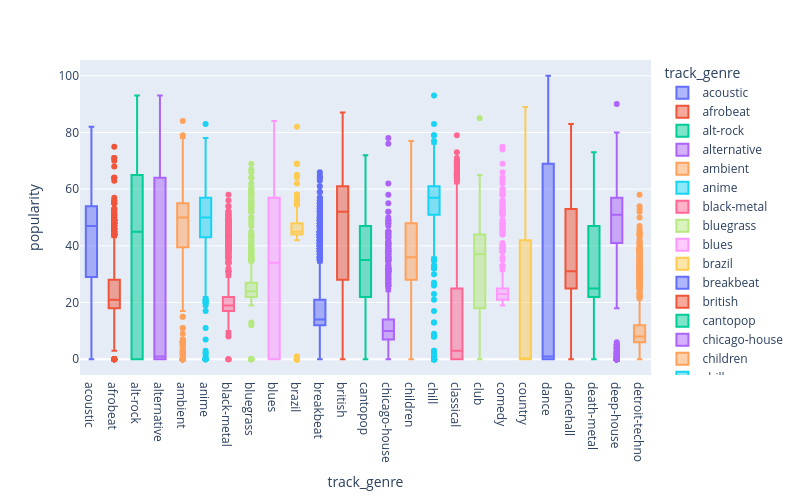

Notebook code cell kept with this figure:
### Code cell
# Import Exploratory Data Analysis's genre_plot method to plot the popularity vs genre
from eda import genre_plot

fig = genre_plot('spotify_dataset.db', genres[:25], 'popularity')
fig.update_layout(width = 800, height = 500)
fig

### Figure 1 — Plotly figure (JSON) as saved in the notebook; plotly's stock layout.template omitted (floating-point values rounded to 4 significant figures; data arrays with more than 128 entries replaced by an {"elided": "..."} marker saying what was removed)
{"data": [{"alignmentgroup": "True", "hovertemplate": "track_genre=%{x}<br>popularity=%{y}<extra></extra>", "legendgroup": "acoustic", "marker": {"color": "#636efa"}, "name": "acoustic", "notched": false, "offsetgroup": "acoustic", "orientation": "v", "showlegend": true, "type": "box", "x": {"elided": "1000 str values"}, "x0": " ", "xaxis": "x", "y": {"elided": "1000 int values"}, "y0": " ", "yaxis": "y"}, {"alignmentgroup": "True", "hovertemplate": "track_genre=%{x}<br>popularity=%{y}<extra></extra>", "legendgroup": "afrobeat", "marker": {"color": "#EF553B"}, "name": "afrobeat", "notched": false, "offsetgroup": "afrobeat", "orientation": "v", "showlegend": true, "type": "box", "x": {"elided": "1000 str values"}, "x0": " ", "xaxis": "x", "y": {"elided": "1000 int values"}, "y0": " ", "yaxis": "y"}, {"alignmentgroup": "True", "hovertemplate": "track_genre=%{x}<br>popularity=%{y}<extra></extra>", "legendgroup": "alt-rock", "marker": {"color": "#00cc96"}, "name": "alt-rock", "notched": false, "offsetgroup": "alt-rock", "orientation": "v", "showlegend": true, "type": "box", "x": {"elided": "1000 str values"}, "x0": " ", "xaxis": "x", "y": {"elided": "1000 int values"}, "y0": " ", "yaxis": "y"}, {"alignmentgroup": "True", "hovertemplate": "track_genre=%{x}<br>popularity=%{y}<extra></extra>", "legendgroup": "alternative", "marker": {"color": "#ab63fa"}, "name": "alternative", "notched": false, "offsetgroup": "alternative", "orientation": "v", "showlegend": true, "type": "box", "x": {"elided": "1000 str values"}, "x0": " ", "xaxis": "x", "y": {"elided": "1000 int values"}, "y0": " ", "yaxis": "y"}, {"alignmentgroup": "True", "hovertemplate": "track_genre=%{x}<br>popularity=%{y}<extra></extra>", "legendgroup": "ambient", "marker": {"color": "#FFA15A"}, "name": "ambient", "notched": false, "offsetgroup": "ambient", "orientation": "v", "showlegend": true, "type": "box", "x": {"elided": "1000 str values"}, "x0": " ", "xaxis": "x", "y": {"elided": "1000 int values"}, "y0": " ", "yaxis": "y"}, {"alignmentgroup": "True", "hovertemplate": "track_genre=%{x}<br>popularity=%{y}<extra></extra>", "legendgroup": "anime", "marker": {"color": "#19d3f3"}, "name": "anime", "notched": false, "offsetgroup": "anime", "orientation": "v", "showlegend": true, "type": "box", "x": {"elided": "1000 str values"}, "x0": " ", "xaxis": "x", "y": {"elided": "1000 int values"}, "y0": " ", "yaxis": "y"}, {"alignmentgroup": "True", "hovertemplate": "track_genre=%{x}<br>popularity=%{y}<extra></extra>", "legendgroup": "black-metal", "marker": {"color": "#FF6692"}, "name": "black-metal", "notched": false, "offsetgroup": "black-metal", "orientation": "v", "showlegend": true, "type": "box", "x": {"elided": "1000 str values"}, "x0": " ", "xaxis": "x", "y": {"elided": "1000 int values"}, "y0": " ", "yaxis": "y"}, {"alignmentgroup": "True", "hovertemplate": "track_genre=%{x}<br>popularity=%{y}<extra></extra>", "legendgroup": "bluegrass", "marker": {"color": "#B6E880"}, "name": "bluegrass", "notched": false, "offsetgroup": "bluegrass", "orientation": "v", "showlegend": true, "type": "box", "x": {"elided": "1000 str values"}, "x0": " ", "xaxis": "x", "y": {"elided": "1000 int values"}, "y0": " ", "yaxis": "y"}, {"alignmentgroup": "True", "hovertemplate": "track_genre=%{x}<br>popularity=%{y}<extra></extra>", "legendgroup": "blues", "marker": {"color": "#FF97FF"}, "name": "blues", "notched": false, "offsetgroup": "blues", "orientation": "v", "showlegend": true, "type": "box", "x": {"elided": "1000 str values"}, "x0": " ", "xaxis": "x", "y": {"elided": "1000 int values"}, "y0": " ", "yaxis": "y"}, {"alignmentgroup": "True", "hovertemplate": "track_genre=%{x}<br>popularity=%{y}<extra></extra>", "legendgroup": "brazil", "marker": {"color": "#FECB52"}, "name": "brazil", "notched": false, "offsetgroup": "brazil", "orientation": "v", "showlegend": true, "type": "box", "x": {"elided": "1000 str values"}, "x0": " ", "xaxis": "x", "y": {"elided": "1000 int values"}, "y0": " ", "yaxis": "y"}, {"alignmentgroup": "True", "hovertemplate": "track_genre=%{x}<br>popularity=%{y}<extra></extra>", "legendgroup": "breakbeat", "marker": {"color": "#636efa"}, "name": "breakbeat", "notched": false, "offsetgroup": "breakbeat", "orientation": "v", "showlegend": true, "type": "box", "x": {"elided": "1000 str values"}, "x0": " ", "xaxis": "x", "y": {"elided": "1000 int values"}, "y0": " ", "yaxis": "y"}, {"alignmentgroup": "True", "hovertemplate": "track_genre=%{x}<br>popularity=%{y}<extra></extra>", "legendgroup": "british", "marker": {"color": "#EF553B"}, "name": "british", "notched": false, "offsetgroup": "british", "orientation": "v", "showlegend": true, "type": "box", "x": {"elided": "1000 str values"}, "x0": " ", "xaxis": "x", "y": {"elided": "1000 int values"}, "y0": " ", "yaxis": "y"}, {"alignmentgroup": "True", "hovertemplate": "track_genre=%{x}<br>popularity=%{y}<extra></extra>", "legendgroup": "cantopop", "marker": {"color": "#00cc96"}, "name": "cantopop", "notched": false, "offsetgroup": "cantopop", "orientation": "v", "showlegend": true, "type": "box", "x": {"elided": "1000 str values"}, "x0": " ", "xaxis": "x", "y": {"elided": "1000 int values"}, "y0": " ", "yaxis": "y"}, {"alignmentgroup": "True", "hovertemplate": "track_genre=%{x}<br>popularity=%{y}<extra></extra>", "legendgroup": "chicago-house", "marker": {"color": "#ab63fa"}, "name": "chicago-house", "notched": false, "offsetgroup": "chicago-house", "orientation": "v", "showlegend": true, "type": "box", "x": {"elided": "1000 str values"}, "x0": " ", "xaxis": "x", "y": {"elided": "1000 int values"}, "y0": " ", "yaxis": "y"}, {"alignmentgroup": "True", "hovertemplate": "track_genre=%{x}<br>popularity=%{y}<extra></extra>", "legendgroup": "children", "marker": {"color": "#FFA15A"}, "name": "children", "notched": false, "offsetgroup": "children", "orientation": "v", "showlegend": true, "type": "box", "x": {"elided": "1000 str values"}, "x0": " ", "xaxis": "x", "y": {"elided": "1000 int values"}, "y0": " ", "yaxis": "y"}, {"alignmentgroup": "True", "hovertemplate": "track_genre=%{x}<br>popularity=%{y}<extra></extra>", "legendgroup": "chill", "marker": {"color": "#19d3f3"}, "name": "chill", "notched": false, "offsetgroup": "chill", "orientation": "v", "showlegend": true, "type": "box", "x": {"elided": "1000 str values"}, "x0": " ", "xaxis": "x", "y": {"elided": "1000 int values"}, "y0": " ", "yaxis": "y"}, {"alignmentgroup": "True", "hovertemplate": "track_genre=%{x}<br>popularity=%{y}<extra></extra>", "legendgroup": "classical", "marker": {"color": "#FF6692"}, "name": "classical", "notched": false, "offsetgroup": "classical", "orientation": "v", "showlegend": true, "type": "box", "x": {"elided": "1000 str values"}, "x0": " ", "xaxis": "x", "y": {"elided": "1000 int values"}, "y0": " ", "yaxis": "y"}, {"alignmentgroup": "True", "hovertemplate": "track_genre=%{x}<br>popularity=%{y}<extra></extra>", "legendgroup": "club", "marker": {"color": "#B6E880"}, "name": "club", "notched": false, "offsetgroup": "club", "orientation": "v", "showlegend": true, "type": "box", "x": {"elided": "1000 str values"}, "x0": " ", "xaxis": "x", "y": {"elided": "1000 int values"}, "y0": " ", "yaxis": "y"}, {"alignmentgroup": "True", "hovertemplate": "track_genre=%{x}<br>popularity=%{y}<extra></extra>", "legendgroup": "comedy", "marker": {"color": "#FF97FF"}, "name": "comedy", "notched": false, "offsetgroup": "comedy", "orientation": "v", "showlegend": true, "type": "box", "x": {"elided": "1000 str values"}, "x0": " ", "xaxis": "x", "y": {"elided": "1000 int values"}, "y0": " ", "yaxis": "y"}, {"alignmentgroup": "True", "hovertemplate": "track_genre=%{x}<br>popularity=%{y}<extra></extra>", "legendgroup": "country", "marker": {"color": "#FECB52"}, "name": "country", "notched": false, "offsetgroup": "country", "orientation": "v", "showlegend": true, "type": "box", "x": {"elided": "1000 str values"}, "x0": " ", "xaxis": "x", "y": {"elided": "1000 int values"}, "y0": " ", "yaxis": "y"}, {"alignmentgroup": "True", "hovertemplate": "track_genre=%{x}<br>popularity=%{y}<extra></extra>", "legendgroup": "dance", "marker": {"color": "#636efa"}, "name": "dance", "notched": false, "offsetgroup": "dance", "orientation": "v", "showlegend": true, "type": "box", "x": {"elided": "1000 str values"}, "x0": " ", "xaxis": "x", "y": {"elided": "1000 int values"}, "y0": " ", "yaxis": "y"}, {"alignmentgroup": "True", "hovertemplate": "track_genre=%{x}<br>popularity=%{y}<extra></extra>", "legendgroup": "dancehall", "marker": {"color": "#EF553B"}, "name": "dancehall", "notched": false, "offsetgroup": "dancehall", "orientation": "v", "showlegend": true, "type": "box", "x": {"elided": "1000 str values"}, "x0": " ", "xaxis": "x", "y": {"elided": "1000 int values"}, "y0": " ", "yaxis": "y"}, {"alignmentgroup": "True", "hovertemplate": "track_genre=%{x}<br>popularity=%{y}<extra></extra>", "legendgroup": "death-metal", "marker": {"color": "#00cc96"}, "name": "death-metal", "notched": false, "offsetgroup": "death-metal", "orientation": "v", "showlegend": true, "type": "box", "x": {"elided": "1000 str values"}, "x0": " ", "xaxis": "x", "y": {"elided": "1000 int values"}, "y0": " ", "yaxis": "y"}, {"alignmentgroup": "True", "hovertemplate": "track_genre=%{x}<br>popularity=%{y}<extra></extra>", "legendgroup": "deep-house", "marker": {"color": "#ab63fa"}, "name": "deep-house", "notched": false, "offsetgroup": "deep-house", "orientation": "v", "showlegend": true, "type": "box", "x": {"elided": "1000 str values"}, "x0": " ", "xaxis": "x", "y": {"elided": "1000 int values"}, "y0": " ", "yaxis": "y"}, {"alignmentgroup": "True", "hovertemplate": "track_genre=%{x}<br>popularity=%{y}<extra></extra>", "legendgroup": "detroit-techno", "marker": {"color": "#FFA15A"}, "name": "detroit-techno", "notched": false, "offsetgroup": "detroit-techno", "orientation": "v", "showlegend": true, "type": "box", "x": {"elided": "1000 str values"}, "x0": " ", "xaxis": "x", "y": {"elided": "1000 int values"}, "y0": " ", "yaxis": "y"}], "layout": {"boxmode": "overlay", "height": 500, "legend": {"title": {"text": "track_genre"}, "tracegroupgap": 0}, "margin": {"t": 60}, "width": 800, "xaxis": {"anchor": "y", "autorange": true, "categoryarray": ["acoustic", "afrobeat", "alt-rock", "alternative", "ambient", "anime", "black-metal", "bluegrass", "blues", "brazil", "breakbeat", "british", "cantopop", "chicago-house", "children", "chill", "classical", "club", "comedy", "country", "dance", "dancehall", "death-metal", "deep-house", "detroit-techno"], "categoryorder": "array", "domain": [0, 1], "range": [-0.5, 24.5], "title": {"text": "track_genre"}, "type": "category"}, "yaxis": {"anchor": "x", "autorange": true, "domain": [0, 1], "range": [-5.556, 105.6], "title": {"text": "popularity"}, "type": "linear"}}}
